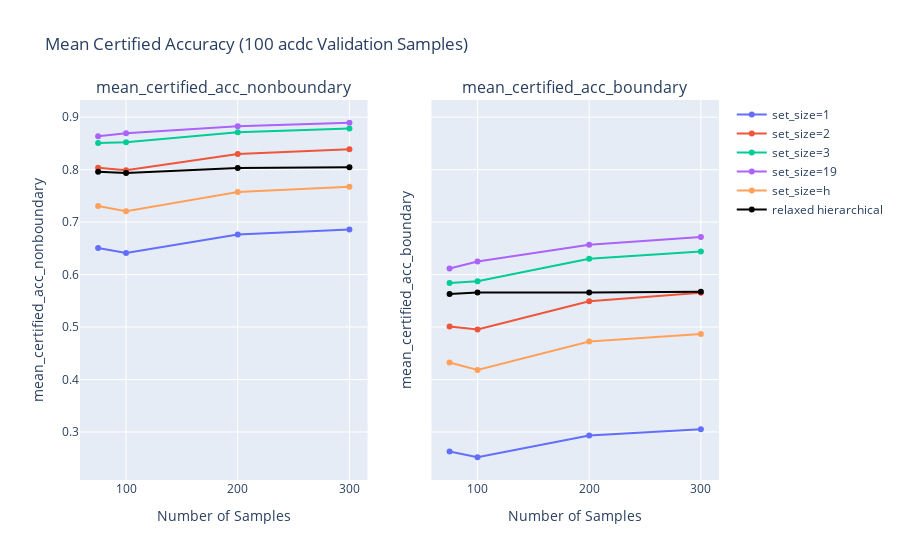

The notebook cell saved with this chart:
### Code cell
options = ['mean_certified_acc_nonboundary', 'mean_certified_acc_boundary']


i = 1
fig = make_subplots(rows=1, cols=2, subplot_titles=options, shared_yaxes=True)
show_legend = True
for option in options:
    k_n = {}
    x = []
    y_h = []
    for n, n_d in graph_dict.items():
        for k, v in n_d.items():
            if k not in k_n:
                k_n[k] = []
            k_n[k].append(graph_dict[n][k][option]/len(stats.keys()))
        x.append(n)
        y_h.append(graph_dict_h[n][option])
    for j, k in enumerate(k_n.keys()):
        fig.add_scatter(x=list(reversed(x)), y=list(reversed(k_n[k])), name=f'set_size={k}', row=1, col=i, showlegend=show_legend, line_color=colors[j])
        fig.update_xaxes(row=1, col=i, title_text='Number of Samples', )
        fig.update_yaxes(row=1, col=i, title_text= f'{option}' )
    #fig.add_scatter(x=list(reversed(x)), y=[mean_baseline_acc]*len(list(reversed(k_n[k]))), name=f'baseline', row=1, col=i, showlegend=show_legend, line_color='black', line = dict(color='black', width=2, dash='dash'))
    fig.add_scatter(x=list(reversed(x)), y=list(reversed(y_h)), name=f'relaxed hierarchical', row=1, col=i, showlegend=show_legend, line_color='black')

    show_legend = not show_legend
    i+=1

fig.update_layout(
    title=f'Mean Certified Accuracy ({len(stats.keys())} {dataset} Validation Samples)',
)
fig.update_traces(overwrite=True)
fig.show()

### Figure 1 — Plotly figure (JSON) as saved in the notebook; plotly's stock layout.template omitted (floating-point values rounded to 4 significant figures)
{"data": [{"line": {"color": "#636EFA"}, "name": "set_size=1", "showlegend": true, "type": "scatter", "x": [75, 100, 200, 300], "xaxis": "x", "y": [0.6506, 0.641, 0.6762, 0.6861], "yaxis": "y"}, {"line": {"color": "#EF553B"}, "name": "set_size=2", "showlegend": true, "type": "scatter", "x": [75, 100, 200, 300], "xaxis": "x", "y": [0.8038, 0.7987, 0.8296, 0.8386], "yaxis": "y"}, {"line": {"color": "#00CC96"}, "name": "set_size=3", "showlegend": true, "type": "scatter", "x": [75, 100, 200, 300], "xaxis": "x", "y": [0.8509, 0.8521, 0.8713, 0.8783], "yaxis": "y"}, {"line": {"color": "#AB63FA"}, "name": "set_size=19", "showlegend": true, "type": "scatter", "x": [75, 100, 200, 300], "xaxis": "x", "y": [0.8635, 0.8691, 0.8826, 0.8894], "yaxis": "y"}, {"line": {"color": "#FFA15A"}, "name": "set_size=h", "showlegend": true, "type": "scatter", "x": [75, 100, 200, 300], "xaxis": "x", "y": [0.7306, 0.7206, 0.7572, 0.7673], "yaxis": "y"}, {"line": {"color": "black"}, "name": "relaxed hierarchical", "showlegend": true, "type": "scatter", "x": [75, 100, 200, 300], "xaxis": "x", "y": [0.7961, 0.7937, 0.8031, 0.8046], "yaxis": "y"}, {"line": {"color": "#636EFA"}, "name": "set_size=1", "showlegend": false, "type": "scatter", "x": [75, 100, 200, 300], "xaxis": "x2", "y": [0.2629, 0.2518, 0.2933, 0.3053], "yaxis": "y2"}, {"line": {"color": "#EF553B"}, "name": "set_size=2", "showlegend": false, "type": "scatter", "x": [75, 100, 200, 300], "xaxis": "x2", "y": [0.501, 0.4953, 0.5491, 0.5654], "yaxis": "y2"}, {"line": {"color": "#00CC96"}, "name": "set_size=3", "showlegend": false, "type": "scatter", "x": [75, 100, 200, 300], "xaxis": "x2", "y": [0.5837, 0.5871, 0.63, 0.6442], "yaxis": "y2"}, {"line": {"color": "#AB63FA"}, "name": "set_size=19", "showlegend": false, "type": "scatter", "x": [75, 100, 200, 300], "xaxis": "x2", "y": [0.6114, 0.625, 0.6568, 0.6716], "yaxis": "y2"}, {"line": {"color": "#FFA15A"}, "name": "set_size=h", "showlegend": false, "type": "scatter", "x": [75, 100, 200, 300], "xaxis": "x2", "y": [0.4323, 0.4183, 0.4724, 0.4868], "yaxis": "y2"}, {"line": {"color": "black"}, "name": "relaxed hierarchical", "showlegend": false, "type": "scatter", "x": [75, 100, 200, 300], "xaxis": "x2", "y": [0.5629, 0.566, 0.5658, 0.5674], "yaxis": "y2"}], "layout": {"annotations": [{"font": {"size": 16}, "showarrow": false, "text": "mean_certified_acc_nonboundary", "x": 0.225, "xanchor": "center", "xref": "paper", "y": 1, "yanchor": "bottom", "yref": "paper"}, {"font": {"size": 16}, "showarrow": false, "text": "mean_certified_acc_boundary", "x": 0.775, "xanchor": "center", "xref": "paper", "y": 1, "yanchor": "bottom", "yref": "paper"}], "title": {"text": "Mean Certified Accuracy (100 acdc Validation Samples)"}, "xaxis": {"anchor": "y", "domain": [0, 0.45], "title": {"text": "Number of Samples"}}, "xaxis2": {"anchor": "y2", "domain": [0.55, 1], "title": {"text": "Number of Samples"}}, "yaxis": {"anchor": "x", "domain": [0, 1], "title": {"text": "mean_certified_acc_nonboundary"}}, "yaxis2": {"anchor": "x2", "domain": [0, 1], "matches": "y", "showticklabels": false, "title": {"text": "mean_certified_acc_boundary"}}}}
